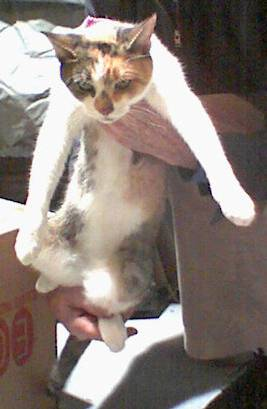
#> input picture S18/Cat_Dog_Dataset/train/Cat/cat.121.jpg, 267 x 409 px; its folder holds only this picture in this run
$ python cat_dog_classification.py
#> lines starting #> are read from the running program, lines starting #| are printed output that depends on the picture
import glob
import cv2
import numpy as np
from sklearn.model_selection import train_test_split
from sklearn.neighbors import KNeighborsClassifier
from sklearn.linear_model import LogisticRegression
from sklearn.metrics import accuracy_score, classification_report
from joblib import dump

def load_data():
    data_list = []
    labels = []

    # Load training data
    for label in ['Cat', 'Dog']:
        for address in glob.glob(f'S18/Cat_Dog_Dataset/train/{label}/*.jpg'):
            img = cv2.imread(address)
#> img is the input picture: shape (409, 267, 3); mean B, G, R 119.2, 125.8, 138.1
            img = cv2.resize(img, (64, 64))
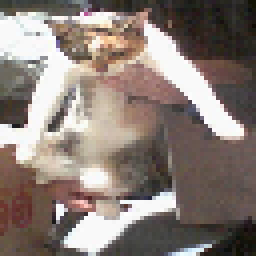
#> img: shape (64, 64, 3) (shown 4 times larger); mean B, G, R 118.8, 125.5, 137.7
            img = img / 255.0  # Normalize pixel values
            img = img.flatten()
#> img = 12288 values, max 1 at index 638, min 0.00784 at index 12081, mean 0.499

            data_list.append(img)
            labels.append(0 if label == 'Cat' else 1)  # Cat = 0, Dog = 1
#> pass 2 of the loop in load_data, `for label in ['Cat', 'Dog']:`:
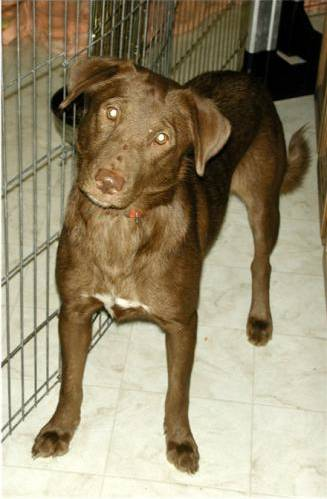
#> input picture S18/Cat_Dog_Dataset/train/Dog/dog.1.jpg, 327 x 499 px
#> in load_data, img is the input picture: shape (499, 327, 3); mean B, G, R 111.5, 139, 150.2
#> in load_data, `img = cv2.resize(img, (64, 64))`:
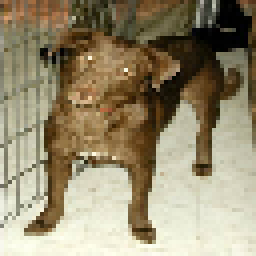
#> img: shape (64, 64, 3) (shown 4 times larger); mean B, G, R 110.9, 138.3, 149.5
#> in load_data, `img = img.flatten()`: img = 12288 values, max 1 at index 11374, min 0 at index 165, mean 0.521

    data_list = np.array(data_list)
    labels = np.array(labels)

    return train_test_split(data_list, labels, test_size=0.2, random_state=42)

# Load data
X_train, X_test, y_train, y_test = load_data()
#> y_train = [0]; y_test = [1]

# KNN
knn = KNeighborsClassifier(n_neighbors=5)
knn.fit(X_train, y_train)
#> (the run stopped early here; a loop or call above may not have finished)
